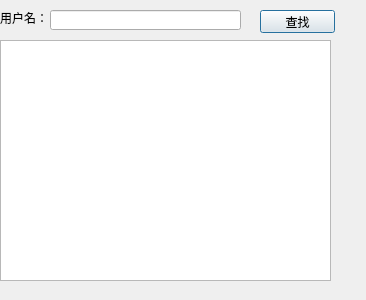
<?xml version="1.0" encoding="UTF-8"?>
<ui version="4.0">
 <class>AddFocusDialog</class>
 <widget class="QDialog" name="AddFocusDialog">
  <property name="geometry">
   <rect>
    <x>0</x>
    <y>0</y>
    <width>366</width>
    <height>300</height>
   </rect>
  </property>
  <property name="windowTitle">
   <string>Dialog</string>
  </property>
  <widget class="QLineEdit" name="lineEdit">
   <property name="geometry">
    <rect>
     <x>50</x>
     <y>10</y>
     <width>191</width>
     <height>20</height>
    </rect>
   </property>
  </widget>
  <widget class="QLabel" name="label">
   <property name="geometry">
    <rect>
     <x>0</x>
     <y>10</y>
     <width>54</width>
     <height>16</height>
    </rect>
   </property>
   <property name="text">
    <string>用户名：</string>
   </property>
  </widget>
  <widget class="QPushButton" name="pushButton">
   <property name="geometry">
    <rect>
     <x>260</x>
     <y>10</y>
     <width>75</width>
     <height>23</height>
    </rect>
   </property>
   <property name="text">
    <string>查找</string>
   </property>
  </widget>
  <widget class="QTableWidget" name="tableWidget">
   <property name="geometry">
    <rect>
     <x>0</x>
     <y>40</y>
     <width>331</width>
     <height>241</height>
    </rect>
   </property>
  </widget>
 </widget>
 <resources/>
 <connections/>
</ui>
